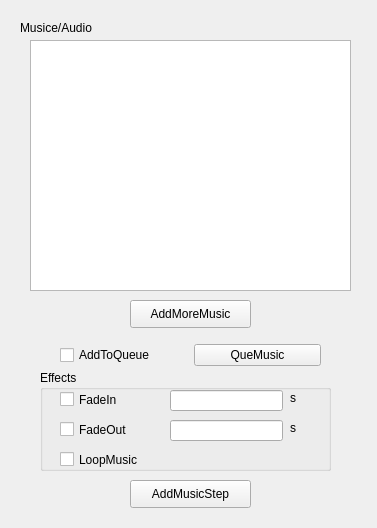
<?xml version="1.0" encoding="UTF-8"?>
<ui version="4.0">
 <class>AudioManagerForm</class>
 <widget class="QWidget" name="AudioManagerForm">
  <property name="geometry">
   <rect>
    <x>0</x>
    <y>0</y>
    <width>377</width>
    <height>528</height>
   </rect>
  </property>
  <property name="windowTitle">
   <string>Add Audio</string>
  </property>
  <widget class="QLabel" name="label">
   <property name="geometry">
    <rect>
     <x>20</x>
     <y>20</y>
     <width>141</width>
     <height>16</height>
    </rect>
   </property>
   <property name="text">
    <string>Musice/Audio</string>
   </property>
  </widget>
  <widget class="QListWidget" name="audioListWidget">
   <property name="geometry">
    <rect>
     <x>30</x>
     <y>40</y>
     <width>321</width>
     <height>251</height>
    </rect>
   </property>
  </widget>
  <widget class="QGroupBox" name="groupBox">
   <property name="geometry">
    <rect>
     <x>40</x>
     <y>370</y>
     <width>291</width>
     <height>101</height>
    </rect>
   </property>
   <property name="title">
    <string>Effects</string>
   </property>
   <widget class="QCheckBox" name="FadeInChkBox">
    <property name="geometry">
     <rect>
      <x>20</x>
      <y>20</y>
      <width>91</width>
      <height>19</height>
     </rect>
    </property>
    <property name="text">
     <string>FadeIn</string>
    </property>
   </widget>
   <widget class="QLineEdit" name="FadeInTimeLEdit">
    <property name="geometry">
     <rect>
      <x>130</x>
      <y>20</y>
      <width>113</width>
      <height>21</height>
     </rect>
    </property>
   </widget>
   <widget class="QCheckBox" name="FadeoutChkBox">
    <property name="geometry">
     <rect>
      <x>20</x>
      <y>50</y>
      <width>91</width>
      <height>19</height>
     </rect>
    </property>
    <property name="text">
     <string>FadeOut</string>
    </property>
   </widget>
   <widget class="QLineEdit" name="FadeOutTimeLEdit">
    <property name="geometry">
     <rect>
      <x>130</x>
      <y>50</y>
      <width>113</width>
      <height>21</height>
     </rect>
    </property>
   </widget>
   <widget class="QLabel" name="label_2">
    <property name="geometry">
     <rect>
      <x>250</x>
      <y>20</y>
      <width>72</width>
      <height>15</height>
     </rect>
    </property>
    <property name="text">
     <string>s</string>
    </property>
   </widget>
   <widget class="QLabel" name="label_3">
    <property name="geometry">
     <rect>
      <x>250</x>
      <y>50</y>
      <width>21</width>
      <height>16</height>
     </rect>
    </property>
    <property name="text">
     <string>s</string>
    </property>
   </widget>
   <widget class="QCheckBox" name="LoopChkBox">
    <property name="geometry">
     <rect>
      <x>20</x>
      <y>80</y>
      <width>101</width>
      <height>19</height>
     </rect>
    </property>
    <property name="text">
     <string>LoopMusic</string>
    </property>
   </widget>
  </widget>
  <widget class="QPushButton" name="AddMusicStepPBtn">
   <property name="geometry">
    <rect>
     <x>130</x>
     <y>480</y>
     <width>121</width>
     <height>28</height>
    </rect>
   </property>
   <property name="text">
    <string>AddMusicStep</string>
   </property>
  </widget>
  <widget class="QWidget" name="layoutWidget">
   <property name="geometry">
    <rect>
     <x>60</x>
     <y>340</y>
     <width>261</width>
     <height>30</height>
    </rect>
   </property>
   <layout class="QHBoxLayout" name="horizontalLayout">
    <item>
     <widget class="QCheckBox" name="QueueMusiccheckBox">
      <property name="text">
       <string>AddToQueue</string>
      </property>
     </widget>
    </item>
    <item>
     <widget class="QPushButton" name="pushButton">
      <property name="text">
       <string>QueMusic</string>
      </property>
     </widget>
    </item>
   </layout>
  </widget>
  <widget class="QPushButton" name="AddMusicPushButton">
   <property name="geometry">
    <rect>
     <x>130</x>
     <y>300</y>
     <width>121</width>
     <height>28</height>
    </rect>
   </property>
   <property name="text">
    <string>AddMoreMusic</string>
   </property>
  </widget>
 </widget>
 <resources/>
 <connections/>
</ui>
